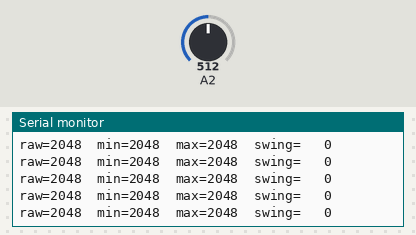
Bench run of a sketch on a simulated Arduino Zero (SAMD21). On the bench: the last lines printed to the serial monitor. Inputs (shaded band) come from the test bench; at power-on: A2 = 512 (analog values on the 0–1023 scale).

Above: at 3.6 s.
3.7 s: A2 set to 753
At 3.74 s:
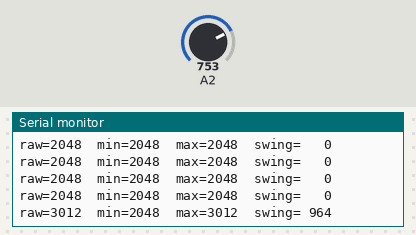
5.2 s: A2 set to 773
At 5.25 s:
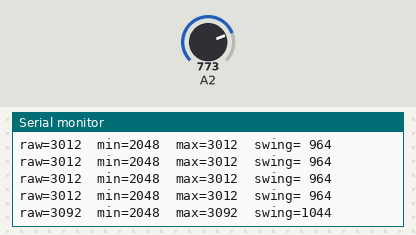
7.1 s: A2 set to 257
At 7.11 s:
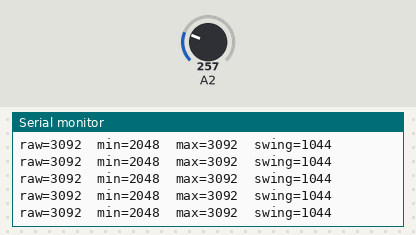
8.6 s: A2 set to 239
At 8.63 s:
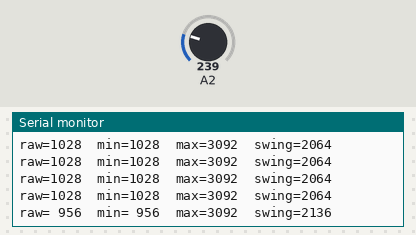

The sketch:

isolated_snd.ino
```cpp
/*
 * Isolated sound sensor test - no FreeRTOS tasks, no LCD, no DHT11.
 * Purpose: confirm the sound sensor's AO output responds to actual sound
 * before reintroducing it into the full system.
 *
 * Wiring: Sound sensor AO -> GPIO2 (ADC1_CH1), VCC -> 3.3V, GND -> GND.
 * Potentiometer set to roughly mid-travel for max headroom.
 */

#define SOUND_PIN 2
#define ADC_MAX   4095

int minVal = ADC_MAX;
int maxVal = 0;

void setup() {
  Serial.begin(115200);
  analogReadResolution(12);
  delay(500);
}

void loop() {
  int raw = analogRead(SOUND_PIN);

  if (raw < minVal) minVal = raw;
  if (raw > maxVal) maxVal = raw;

  Serial.printf("raw=%4d  min=%4d  max=%4d  swing=%4d\n",
                raw, minVal, maxVal, maxVal - minVal);

  delay(50); // fast enough to catch real fluctuation, slow enough to read
}
```

Measured:
- the behaviour switches between 761 and 762 on A2 (found by bisection; images 1 and 2)
- the behaviour switches between 250 and 249 on A2 (found by bisection; images 3 and 4)
- after the input at 3.7 s, the serial monitor: prints a new line at once (image 1)
- after the input at 5.2 s, the serial monitor: prints a new line at once (image 2)
- after the input at 8.6 s, the serial monitor: prints a new line at once (image 4)
